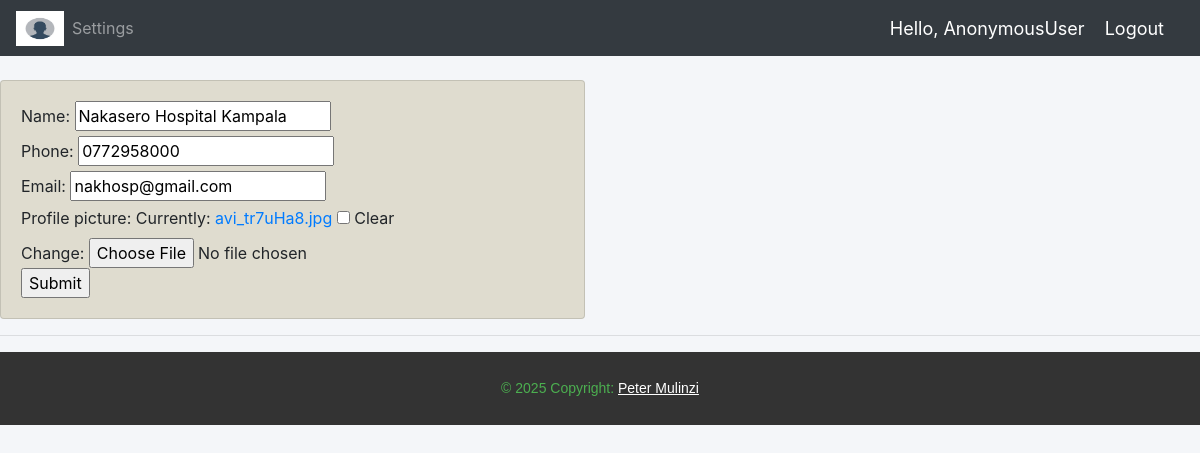
Screenshot of /updateCustomer/4/ with the database file from the repository.
### Jah_Accounts/models.py (models this page shows, shortened)
class Customer(models.Model):
    user = models.OneToOneField(User, null=True, blank=True, on_delete=models.CASCADE)
    name = models.CharField(max_length=200, null=True, blank=True)
    phone = models.CharField(max_length=200, null=True, blank=True)
    email = models.CharField(max_length=200, null=True, blank=True)
    profile_picture = models.ImageField(null=True, default='avi.jpg', blank=True)
    date_created = models.DateTimeField(auto_now_add=True, null=True, blank=True)

### Jah_Accounts/views.py (the view)
# urls.py: path('updateCustomer/<str:pk>/', views.updateCustomer, name='updateCustomer'),
def updateCustomer(request, pk):
    customer = Customer.objects.get(id=pk)
    form = CustomerForm(instance=customer)
    if request.method == 'POST':
        form = CustomerForm(request.POST, instance=customer)
        if form.is_valid():
            form.save()
            return redirect('/')
    context = {'form': form}
    return render(request, 'Jah_Accounts/updateCustomer.html', context)

### Jah_Accounts/forms.py
class CustomerForm(ModelForm):
    class Meta:
        model = Customer
        fields = '__all__'
        exclude = ['user']

### Jah_Accounts/templates/Jah_Accounts/updateCustomer.html (shortened to what this page needs)
{% extends 'Jah_Accounts/main.html' %}
{% load static %}
{% block content %}
<br>
<div class="row">
    <div class="col-md-6">
        <div class="card card-body" style="background-color: rgb(223, 220, 207);">
            <form action="" method="POST">
                {{form}}
                <input type="submit" name="Submit">
            </form>
        </div>
    </div>
</div>
{% endblock %}

### static/css/main.css (style rules this page uses)
body { background-color: #f4f6f9; }

### rows the page displays
Customer: name "Nakasero Hospital Kampala", phone "0772958000", email "nakhosp@gmail.com"

### other values shown
{{ request.user }} "AnonymousUser"
